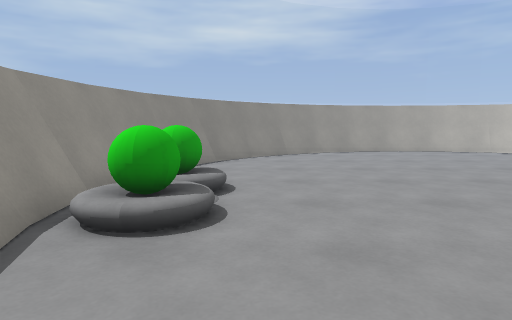
view 1 (above)

12 first-person views from a walk through a level from a Godot 3-D game. The camera is 1.2 m above the floor, tilts 6° down and sees 75° across. The floor is counted in squares, 0.96 m on a side. Each view is taken from the middle of a square. On the plan, view 1 faces up. The plan holds only what a view shows up to about 14 squares ahead; the rest is blank. The place goes on beyond the plan.

view 2
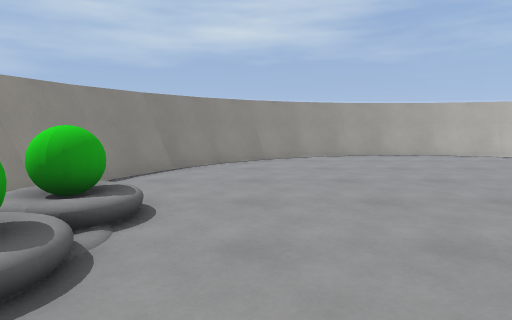

view 3
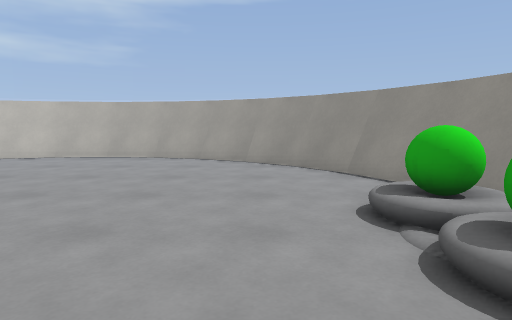

view 4
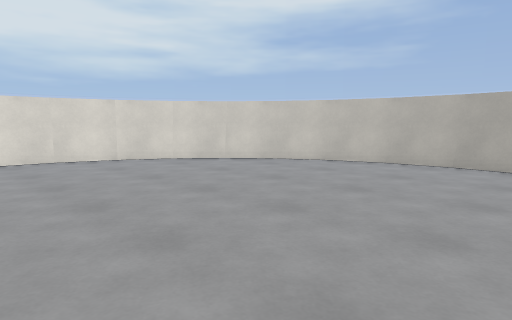

view 5
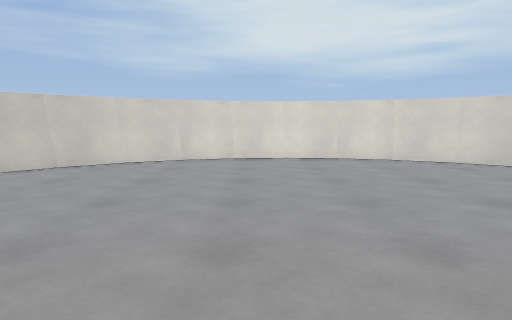

view 6
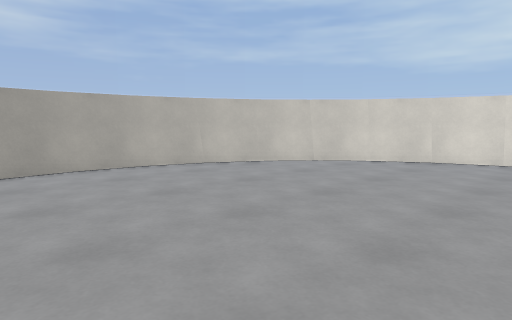

view 7
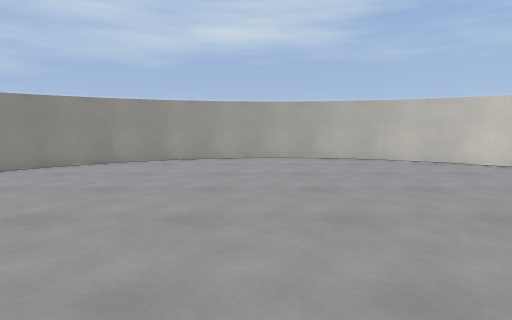

view 8
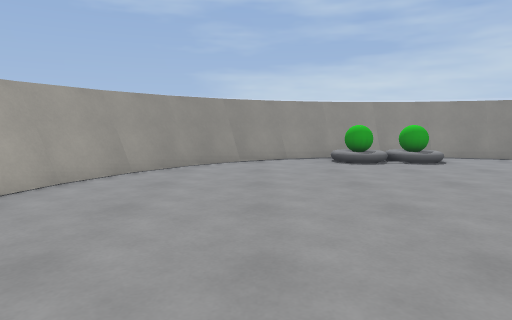

view 9
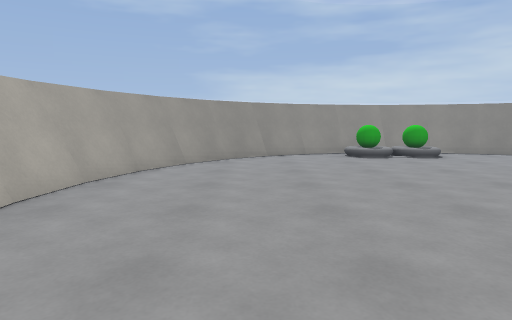

view 10
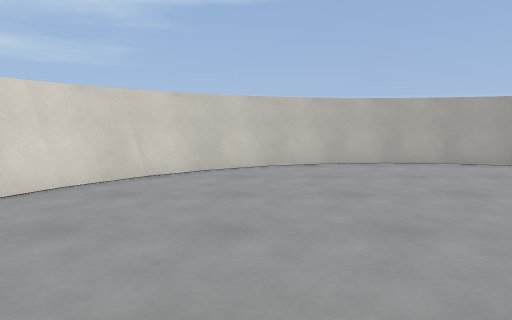

view 11
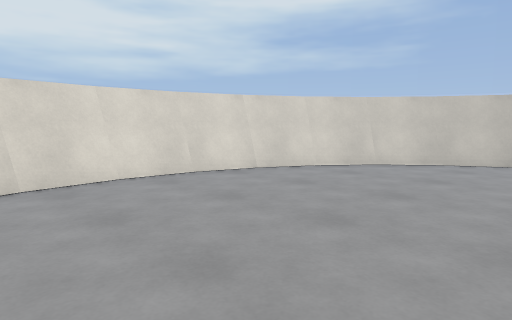

view 12
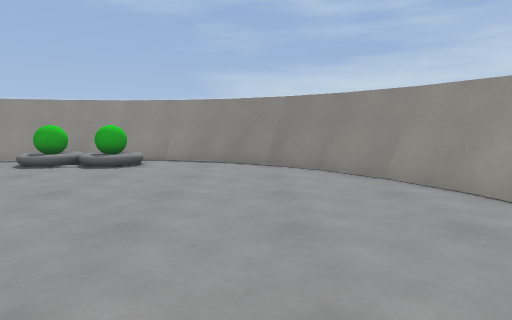

### Floor plan
Key: @ floor where view 1 was taken; # wall or solid block; . floor; = window, fence, low wall or low ledge; O other object.
Columns run from 4 left of view 1 to 17 right of it. Each row starts with its distance up from view 1.
 16       ##########
 15      ###......=###
 14    ###..........=##
 13   ###.............##
 12   ##...............##
 11  ##................=#
 10  #=.................##
  9  #..................=#
  8 ##...................#
  7 ##=O.................#
  6 #===.................#
  5 #==O.................#
  4 ##==.................#
  3 ##..................=#
  2  #=.................##
  1  ##.................#
  0   ##@..............##
 -1   ##=.............##
 -2    ###...........##
 -3     ###=.......###
 -4       ###########

Where each view was taken, in squares from view 1:
view 1: 0 up, 0 right, facing up
view 2: 2 up, 1 right, facing up
view 3: 9 up, 1 right, facing down
view 4: 7 up, 4 right, facing down-right
view 5: 7 up, 4 right, facing right
view 6: 6 up, 4 right, facing up-right
view 7: 3 up, 6 right, facing up
view 8: 1 up, 10 right, facing left
view 9: 0 up, 12 right, facing left
view 10: 7 up, 11 right, facing down
view 11: 9 up, 9 right, facing down-right
view 12: 11 up, 9 right, facing left
